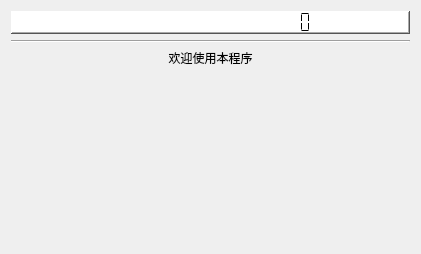
<?xml version="1.0" encoding="UTF-8"?>
<ui version="4.0">
 <class>anti_virusDlg</class>
 <widget class="QDialog" name="anti_virusDlg">
  <property name="geometry">
   <rect>
    <x>0</x>
    <y>0</y>
    <width>421</width>
    <height>254</height>
   </rect>
  </property>
  <property name="contextMenuPolicy">
   <enum>Qt::CustomContextMenu</enum>
  </property>
  <property name="windowTitle">
   <string>anti_virus</string>
  </property>
  <property name="windowIcon">
   <iconset resource="res.qrc">
    <normaloff>:/iicons/watcherico</normaloff>:/iicons/watcherico</iconset>
  </property>
  <layout class="QGridLayout" name="gridLayout">
   <item row="0" column="0">
    <layout class="QVBoxLayout" name="verticalLayout">
     <item>
      <widget class="QSplitter" name="splitter">
       <property name="orientation">
        <enum>Qt::Horizontal</enum>
       </property>
       <widget class="QLCDNumber" name="lcdNumber_time">
        <property name="maximumSize">
         <size>
          <width>16777215</width>
          <height>23</height>
         </size>
        </property>
        <property name="styleSheet">
         <string notr="true">background-color: rgb(255, 255, 255);</string>
        </property>
        <property name="frameShape">
         <enum>QFrame::WinPanel</enum>
        </property>
        <property name="frameShadow">
         <enum>QFrame::Raised</enum>
        </property>
        <property name="smallDecimalPoint">
         <bool>false</bool>
        </property>
        <property name="digitCount">
         <number>20</number>
        </property>
        <property name="segmentStyle">
         <enum>QLCDNumber::Flat</enum>
        </property>
       </widget>
      </widget>
     </item>
     <item>
      <widget class="Line" name="line">
       <property name="orientation">
        <enum>Qt::Horizontal</enum>
       </property>
      </widget>
     </item>
    </layout>
   </item>
   <item row="1" column="0">
    <widget class="QLabel" name="label">
     <property name="layoutDirection">
      <enum>Qt::LeftToRight</enum>
     </property>
     <property name="styleSheet">
      <string notr="true">font: 18pt &quot;宋体&quot;;</string>
     </property>
     <property name="frameShadow">
      <enum>QFrame::Plain</enum>
     </property>
     <property name="text">
      <string>欢迎使用本程序</string>
     </property>
     <property name="alignment">
      <set>Qt::AlignCenter</set>
     </property>
    </widget>
   </item>
   <item row="2" column="0">
    <spacer name="verticalSpacer">
     <property name="orientation">
      <enum>Qt::Vertical</enum>
     </property>
     <property name="sizeHint" stdset="0">
      <size>
       <width>20</width>
       <height>40</height>
      </size>
     </property>
    </spacer>
   </item>
  </layout>
 </widget>
 <resources>
  <include location="res.qrc"/>
 </resources>
 <connections/>
</ui>
